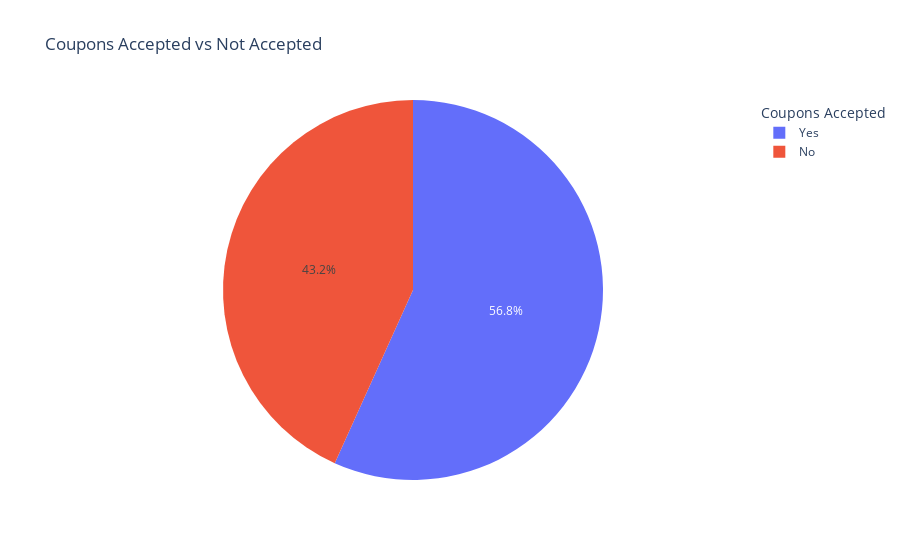

This figure's notebook cell:
### Markdown cell above
4. What proportion of the total observations chose to accept the coupon?

### Code cell
# Below pie chart provides a view of the proportion of the total observations chose to accept the coupons i.e 56.8%

px.pie(data['accepted_coupon'].value_counts().reset_index()
       , title='Coupons Accepted vs Not Accepted'
       , values='count'
       , names='accepted_coupon').update_layout(legend={'title':'Coupons Accepted'})

### Figure 1 — Plotly figure (JSON) as saved in the notebook; plotly's stock layout.template omitted (floating-point values rounded to 4 significant figures)
{"data": [{"domain": {"x": [0, 1], "y": [0, 1]}, "hovertemplate": "accepted_coupon=%{label}<br>count=%{value}<extra></extra>", "labels": ["Yes", "No"], "legendgroup": "", "name": "", "showlegend": true, "type": "pie", "values": [7157, 5453]}], "layout": {"legend": {"title": {"text": "Coupons Accepted"}, "tracegroupgap": 0}, "title": {"text": "Coupons Accepted vs Not Accepted"}}}
